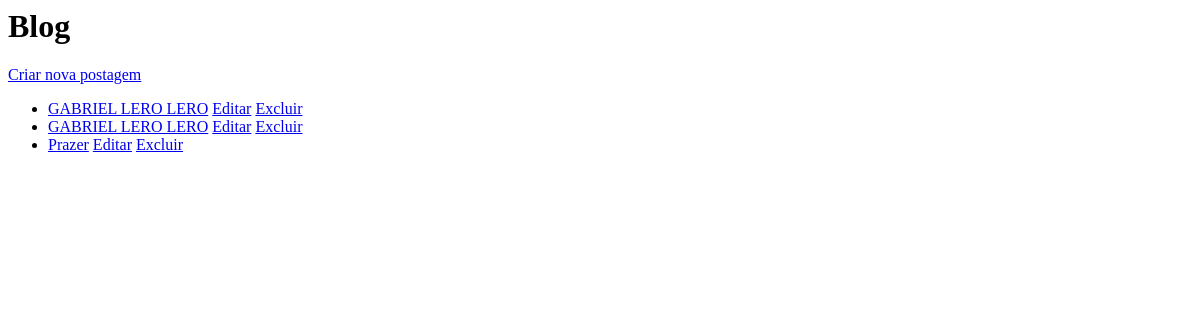
Before: / with the older database file.
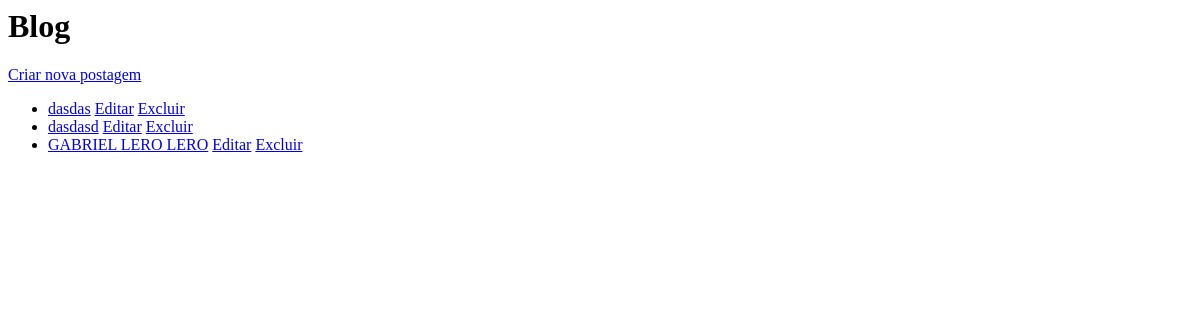
After: the same page with the newer database file.
### blog/models.py (models this page shows, shortened)
class Post(models.Model):
    title = models.CharField(max_length=200)
    content = models.TextField()
    created_at = models.DateTimeField(auto_now_add=True)
    updated_at = models.DateTimeField(auto_now=True)

### blog/views.py (the view)
# urls.py: path('', views.post_list, name='post_list'),
def post_list(request):
    posts = Post.objects.all().order_by('-created_at')
    return render(request, 'blog/post_list.html', {'posts': posts})

### blog/templates/blog/post_list.html
<h1>Blog</h1>
<a href="{% url 'post_create' %}">Criar nova postagem</a>
<ul>
    {% for post in posts %}
        <li>
            <a href="{% url 'post_detail' pk=post.pk %}">{{ post.title }}</a>
            <a href="{% url 'post_edit' pk=post.pk %}">Editar</a>
            <a href="{% url 'post_delete' pk=post.pk %}">Excluir</a>
        </li>
    {% endfor %}
</ul>

Changed rows visible on the page:
removed Post: title "GABRIEL LERO LERO"
removed Post: title "Prazer"
added Post: title "dasdas"
added Post: title "dasdasd"
